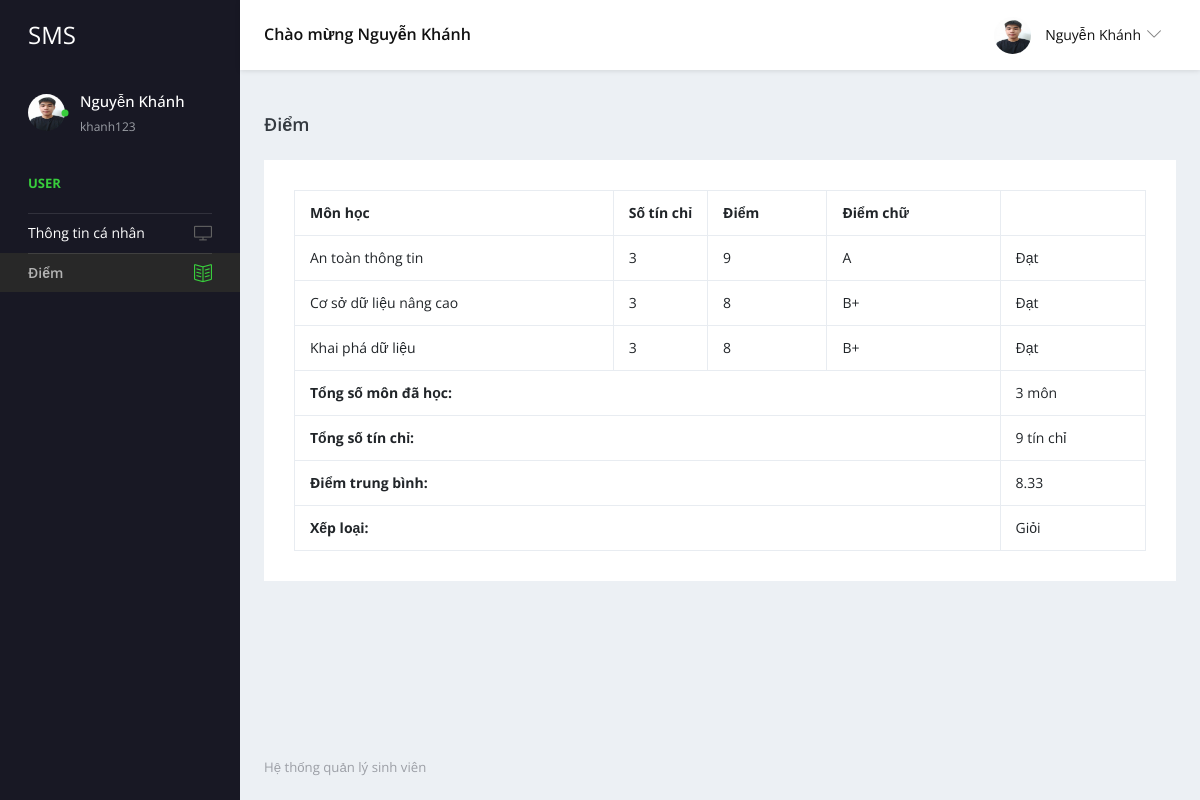
The page /user/diem.php (signed in) on the database its author committed.
### tables this page shows
CREATE TABLE `tblstudent` (
  `ID` int(10) NOT NULL,
  `StudentName` varchar(200) DEFAULT NULL,
  `StudentEmail` varchar(200) DEFAULT NULL,
  `StudentClass` varchar(100) DEFAULT NULL,
  `Gender` varchar(50) DEFAULT NULL,
  `DOB` date DEFAULT NULL,
  `StuID` varchar(200) DEFAULT NULL,
  `ContactNumber` bigint(10) DEFAULT NULL,
  `Address` mediumtext DEFAULT NULL,
  `UserName` varchar(200) DEFAULT NULL,
  `Password` varchar(200) DEFAULT NULL,
  `Image` varchar(200) DEFAULT NULL
);

CREATE TABLE `tbl_monhoc` (
  `id` int(10) NOT NULL,
  `tenmon` varchar(255) NOT NULL,
  `sotc` int(10) NOT NULL,
  `khoa` int(10) NOT NULL,
  `ghichu` varchar(255) DEFAULT NULL
);

CREATE TABLE `tbl_ketqua` (
  `id` int(10) NOT NULL,
  `masv` int(10) NOT NULL,
  `mamon` int(10) NOT NULL,
  `diem` float NOT NULL
);

### user/diem.php (the view, shortened to what this page needs)
<?php
include('includes/dbconnection.php');
if (strlen($_SESSION['sturecmsstuid'] == 0)) {
  header('location:logout.php');
} else {
?>
  <!DOCTYPE html>
  <html lang="en">
  <head>
    <link rel="stylesheet" href="vendors/simple-line-icons/css/simple-line-icons.css">
    <link rel="stylesheet" href="vendors/flag-icon-css/css/flag-icon.min.css">
    <link rel="stylesheet" href="vendors/css/vendor.bundle.base.css">
    <link rel="stylesheet" href="./vendors/daterangepicker/daterangepicker.css">
    <link rel="stylesheet" href="./vendors/chartist/chartist.min.css">
    <link rel="stylesheet" href="./css/style.css">
  </head>
  <body>
    <?php
    function convert_point_to_text($point)
    {
      if ($point < 4.0) {
        echo 'F';
      } elseif ($point >= 4.0 & $point <= 4.9) {
        echo 'D';
      } elseif ($point >= 5.0 & $point <= 5.4) {
        echo 'D+';
      } elseif ($point >= 5.5 & $point <= 6.4) {
        echo 'C';
      } elseif ($point >= 6.5 & $point <= 6.9) {
        echo 'C+';
      } elseif ($point >= 7.0 & $point <= 7.9) {
        echo 'B';
      } elseif ($point >= 8.0 & $point <= 8.4) {
        echo 'B+';
      } elseif ($point >= 8.5 & $point <= 10) {
        echo 'A';
      } else {
        echo 'Điểm không hợp lệ';
      }
    }
    function check_valid($point){
      if($point >= 4.0){
      echo "Đạt";
      } else{
        echo "Chưa Đạt";
      }
    }
    function check_rank($point){
      if($point < 4.0){
      echo "Kém";
      } elseif ($point >= 4.0 & $point <= 4.9) {
        echo 'Yếu';
      } elseif ($point >= 5.0 & $point <= 6.9) {
        echo 'Trung bình';
      } elseif ($point >= 7.0 & $point <= 7.9) {
        echo 'Khá';
      } elseif ($point >= 8.0 & $point <= 8.9) {
        echo 'Giỏi';
      } elseif ($point >= 9.0 & $point <= 10.0) {
        echo 'Xuất sắc';
      } else{
        echo "Điểm không hợp lệ";
      }
    }
    ?>
    <div class="container-scroller">
      <?php include_once('includes/header.php'); ?>
      <div class="container-fluid page-body-wrapper">
        <?php include_once('includes/sidebar.php'); ?>
        <div class="main-panel">
          <div class="content-wrapper">
            <div class="page-header">
              <h3 class="page-title">Điểm </h3>
            </div>
            <div class="row">
              <div class="col-12 grid-margin stretch-card">
                <div class="card">
                  <div class="card-body">
                    <table border="2" class="table table-bordered mg-b-0">
                      <thead>
                        <tr>
                          <th scope="col" style="font-weight: 700;">Môn học</th>
                          <th scope="col" style="font-weight: 700; width: 50px">Số tín chỉ</th>
                          <th scope="col" style="font-weight: 700;">Điểm</th>
                          <th scope="col" style="font-weight: 700;">Điểm chữ</th>
                          <th scope="col"></th>
                        </tr>
                      </thead>
                      <tbody>
                        <?php
                        $sid = $_SESSION['sturecmsstuid'];
                        $sql = "SELECT * from tblstudent sv
                        inner join tbl_ketqua as kq  on kq.masv=sv.ID
                        inner join tbl_monhoc as mh on mh.id = kq.mamon
                        where sv.stuID=:sid";
                        $query = $dbh->prepare($sql);
                        $query->bindParam(':sid', $sid, PDO::PARAM_STR);
                        $query->execute();
                        $results = $query->fetchAll(PDO::FETCH_OBJ);
                        if ($query->rowCount() > 0) {
                          foreach ($results as $row) { ?>
                            <tr>
                              <td><?php echo $row->tenmon; ?></td>
                              <td><?php echo $row->sotc; ?></td>
                              <td><?php echo $row->diem; ?></td>
                              <td><?php convert_point_to_text($row->diem); ?></td>
                              <td><?php check_valid($row->diem); ?></td>
                            </tr>
                        <?php $cnt = $cnt + 1;
                          }
                        } ?>
                      </tbody>
                      <tfoot>
                        <tr>
                          <?php
                          $sql_count_mh = "SELECT count(mh.id) as tongmon from tblstudent sv
                          inner join tbl_ketqua as kq  on kq.masv=sv.ID
                          inner join tbl_monhoc as mh on mh.id = kq.mamon
                          where sv.stuID=$sid";
                          $query_count_mh = $dbh->prepare($sql_count_mh);
                          $query_count_mh->execute();
                          $results_count_mh = $query_count_mh->fetchAll(PDO::FETCH_OBJ);
                           ?>
                          <td scope="col" colspan="4" style="font-weight: 700;">Tổng số môn đã học:</td>
                          <td scope="col"><?php echo $results_count_mh[0]->tongmon ?> môn</td>
                        </tr>
                        <tr>
                        <?php
                          $sql_sum_tc = "SELECT sum(mh.sotc) as tongtc from tblstudent sv
                          inner join tbl_ketqua as kq  on kq.masv=sv.ID
                          inner join tbl_monhoc as mh on mh.id = kq.mamon
                          where sv.stuID=$sid";
                          $query_sum_tc = $dbh->prepare($sql_sum_tc);
                          $query_sum_tc->execute();
                          $results_sum_tc = $query_sum_tc->fetchAll(PDO::FETCH_OBJ);
                        ?>
                          <td scope="col" colspan="4" style="font-weight: 700;">Tổng số tín chỉ:</td>
                          <td scope="col"><?php echo $results_sum_tc[0]->tongtc ?> tín chỉ</td>
                        </tr>
                        <tr>
                          <?php $tongsotc = $results_sum_tc[0]->tongtc;
                          $tong = 0;
                          foreach ($results as $row) {
                            $diemmon = $row->diem;
                            $tcmon = $row->sotc;
                            $tong += $diemmon * $tcmon;
                          } ?>
                          <td scope="col" colspan="4" style="font-weight: 700;">Điểm trung bình:</td>
                          <td scope="col">
                          <?php
                          $diemtb = number_format((float)($tong / $tongsotc) , 2, '.', '');
                          echo $diemtb;
                          ?>
                          </td>
                        </tr>
                        <tr>
                          <td scope="col" colspan="4" style="font-weight: 700;">Xếp loại:</td>
                          <td scope="col"><?php echo check_rank($diemtb) ?></td>
                        </tr>
                      </tfoot>
                    </table>
                  </div>
                </div>
              </div>
            </div>
          </div>
          <?php include_once('includes/footer.php'); ?>
        </div>
        <?php include_once('includes/footer.php'); ?>
      </div>
    </div>
  </body>
  </html><?php }  ?>

### user/includes/header.php (shortened to what this page needs)
 <nav class="navbar default-layout-navbar col-lg-12 col-12 p-0 fixed-top d-flex flex-row">
        <div class="navbar-brand-wrapper d-flex align-items-center">
          <a class="navbar-brand brand-logo" href="dashboard.php">
            <strong style="color: white;">SMS</strong>
          </a>
        </div>
        <?php
         $uid= $_SESSION['sturecmsuid'];
$sql="SELECT * from tblstudent where ID=:uid";
$query = $dbh -> prepare($sql);
$query->bindParam(':uid',$uid,PDO::PARAM_STR);
$query->execute();
$results=$query->fetchAll(PDO::FETCH_OBJ);
$cnt=1;
if($query->rowCount() > 0)
{
foreach($results as $row)
{               ?>
        <div class="navbar-menu-wrapper d-flex align-items-center flex-grow-1">
          <h5 class="mb-0 font-weight-medium d-none d-lg-flex">Chào mừng <?php  echo htmlentities($row->StudentName);?></h5>
          <ul class="navbar-nav navbar-nav-right ml-auto">
            <li class="nav-item dropdown d-none d-xl-inline-flex user-dropdown">
              <a class="nav-link dropdown-toggle" id="UserDropdown" href="#" data-toggle="dropdown" aria-expanded="false">
                <img class="img-xs rounded-circle ml-2" src="../admin/images/<?php echo $row->Image; ?>" alt="Profile image"> <span class="font-weight-normal"> <?php  echo htmlentities($row->StudentName);?> </span></a>
                  <p class="font-weight-light text-muted mb-0"><?php  echo htmlentities($row->StudentEmail);?></p><?php $cnt=$cnt+1;}} ?>
            </li>
          </ul>
        </div>
      </nav>

### user/includes/sidebar.php (shortened to what this page needs)
<nav class="sidebar sidebar-offcanvas" id="sidebar">
  <ul class="nav">
    <li class="nav-item nav-profile">
      <a href="#" class="nav-link">
        <div class="profile-image">
        <?php
          $sid = $_SESSION['sturecmsstuid'];
          $sql = "SELECT * from tblstudent sv inner join tbl_lophoc as lh  on lh.id=sv.StudentClass
          inner join tbl_khoa as kh on kh.id = lh.khoa
           where sv.StuID=:sid";
          $query = $dbh->prepare($sql);
          $query->bindParam(':sid', $sid, PDO::PARAM_STR);
          $query->execute();
          $results = $query->fetchAll(PDO::FETCH_OBJ);
            if ($query->rowCount() > 0) {
              foreach ($results as $row) {               ?>
                <form>
                  <img class="img-xs rounded-circle" src="../admin/images/<?php echo $row->Image; ?>" alt="profile image">
                </form>
          <?php $cnt = $cnt + 1;
            }
          } ?>
          <div class="dot-indicator bg-success"></div>
        </div>
        <div class="text-wrapper">
          <?php
          $uid = $_SESSION['sturecmsuid'];
          $sql = "SELECT * from tblstudent where ID=:uid";
          $query = $dbh->prepare($sql);
          $query->bindParam(':uid', $uid, PDO::PARAM_STR);
          $query->execute();
          $results = $query->fetchAll(PDO::FETCH_OBJ);
          $cnt = 1;
          if ($query->rowCount() > 0) {
            foreach ($results as $row) {               ?>
              <p class="profile-name"><?php echo htmlentities($row->StudentName); ?></p>
              <p class="designation"><?php echo htmlentities($row->StudentEmail); ?></p><?php $cnt = $cnt + 1;
                                                                                      }
                                                                                    } ?>
        </div>
      </a>
    </li>
    <li class="nav-item nav-category">
      <span class="nav-link">User</span>
    </li>
    <li class="nav-item">
      <a class="nav-link" href="dashboard.php">
        <span class="menu-title">Thông tin cá nhân</span>
        <i class="icon-screen-desktop menu-icon"></i>
      </a>
    </li>
    <li class="nav-item">
      <a class="nav-link" href="diem.php">
        <span class="menu-title">Điểm</span>
        <i class="icon-book-open menu-icon"></i>
      </a>
    </li>
  </ul>
</nav>

### rows shown on the page
tblstudent: StudentName "Nguyễn Khánh", Image (picture), StudentEmail "khanh123", tbl_monhoc.tenmon "An toàn thông tin", tbl_monhoc.sotc "3", tbl_ketqua.diem "9", tbl_monhoc.tenmon "Cơ sở dữ liệu nâng cao", tbl_ketqua.diem "8", shows "B+", tbl_monhoc.tenmon "Khai phá dữ liệu"

### other values the page prints
$results_count_mh[0]->tongmon "3"
$results_sum_tc[0]->tongtc "9"
$diemtb "8.33"
